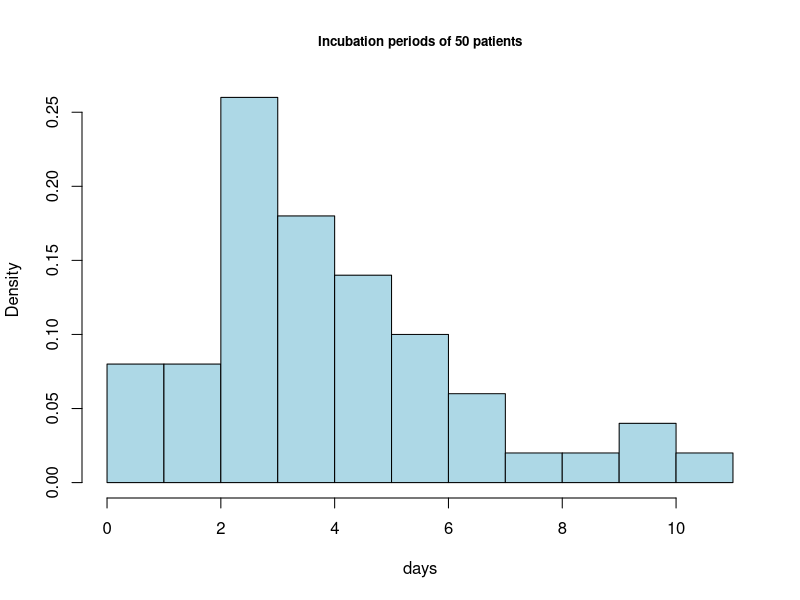
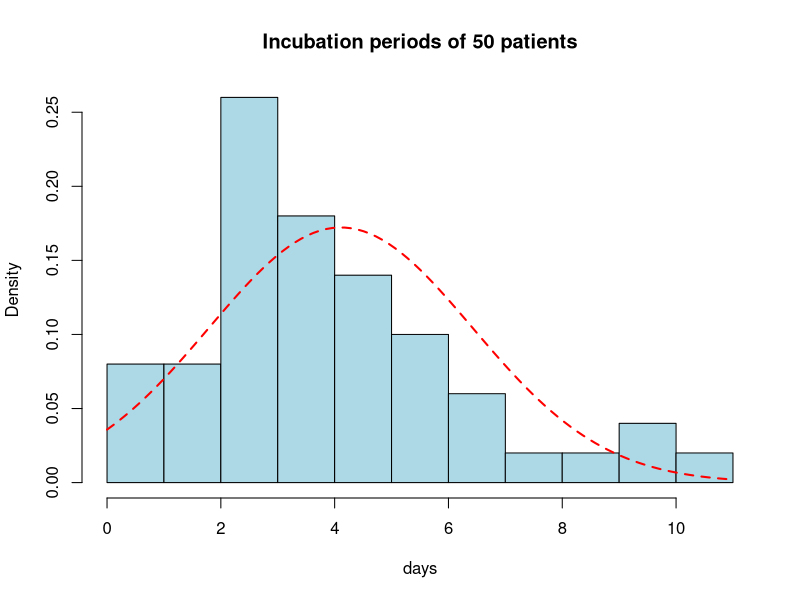
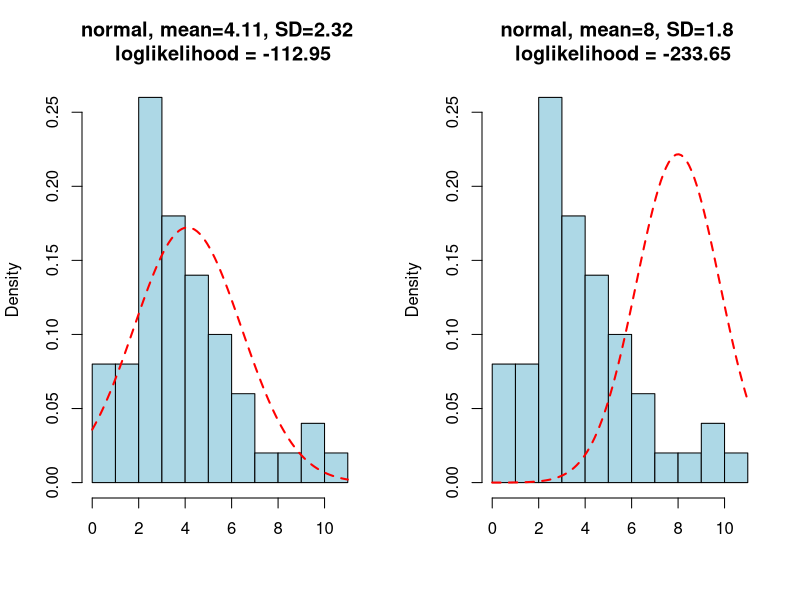
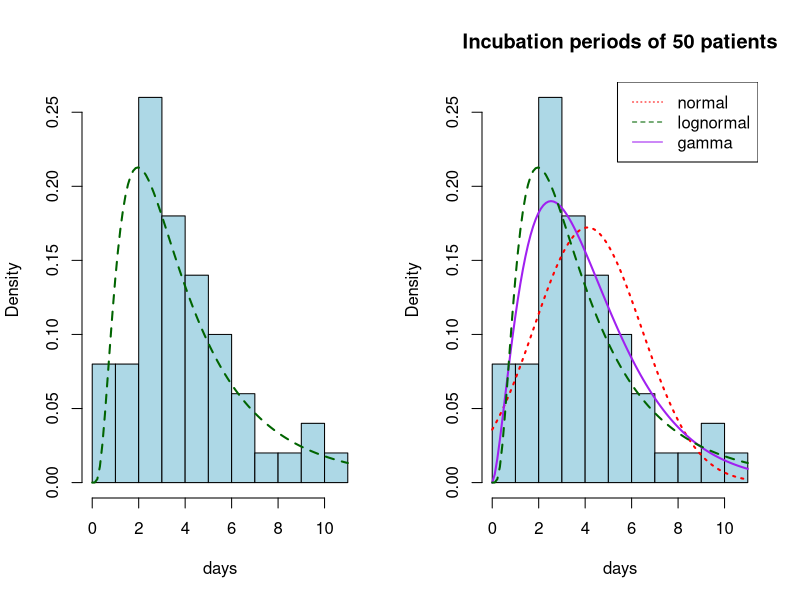

Generate these figures, in order, with R:
## ---- chunk 1
knitr::opts_chunk$set(fig.align='center',
                      fig.height=3,
                      fig.width=3,
                      out.width="0.9\\linewidth",
                      echo=T,
                      eval=T)
## ---- chunk 2
ncov_simple <- read.csv('nCoV_simple.csv')
# or:
# ncov_simple=read.csv(file.choose())
head(ncov_simple)
## ---- chunk 3
summary(ncov_simple$incubation)
## ---- chunk 4
#| code-fold: true
#| code-summary: "Show code"
hist(ncov_simple$incubation,main='Incubation periods of 50 patients',
     col='lightblue',freq = F,
     xlab='days',nclass=10,cex.main=0.8)
## ---- chunk 5
library('MASS')  #need to install first, if not installed
result=fitdistr(ncov_simple$incubation,'normal')
result$estimate
result$sd
result$loglik
## ---- chunk 6
hist(ncov_simple$incubation,
     main='Incubation periods of 50 patients',
     col='lightblue',prob=T,xlab='days',nclass=10)
curve(dnorm(x,mean=result$estimate[1],sd=result$estimate[2]),
      add=T,col='red',lwd=2,lty='dashed')
## ---- chunk 7
# "Hand calculation" of the log likelihood
log(prod(dnorm(ncov_simple$incubation,mean=8,sd=1.8)))
## ---- chunk 8
#| code-fold: true
#| code-summary: "Show code"
par(mfrow=c(1,2))
hist(ncov_simple$incubation,main='normal, mean=4.11, SD=2.32 \n loglikelihood = -112.95',
     col='lightblue',freq = F,
     xlab=NA,nclass=10)
curve(dnorm(x,mean=4.1076,sd=2.3166),
      add=T,col='red',lwd=2,lty='dashed')
hist(ncov_simple$incubation,main='normal, mean=8, SD=1.8 \n loglikelihood = -233.65',
     col='lightblue',freq = F,
     xlab=NA,nclass=10)
curve(dnorm(x,mean=8,sd=1.8),
      add=T,col='red',lwd=2,lty='dashed')
## ---- chunk 9
result=fitdistr(ncov_simple$incubation,'lognormal',lower=0.01)
result$estimate
## ---- chunk 10
hist(ncov_simple$incubation,main=NA,
     col='lightblue',prob=T,xlab='days',nclass=10)
curve(dlnorm(x,meanlog=result$estimate[1],sdlog=result$estimate[2]),
      add=T,col='darkgreen',lwd=2,lty='dashed')
## ---- chunk 11
# by hand
log(prod(dlnorm(ncov_simple$incubation,
                meanlog=result$estimate[1],sdlog=result$estimate[2])))
# in R
result$loglik
## ---- chunk 12
#| code-fold: true
#| code-summary: "Show code"
hist(ncov_simple$incubation,main='Incubation periods of 50 patients',
     col='lightblue',freq = F,
     xlab='days',nclass=10)
curve(dnorm(x,mean=4.1076,sd=2.3166),add=T,col='red',lwd=2,lty='dotted')
curve(dgamma(x,shape=2.61,rate=0.636),add=T,col='purple',lwd=2,lty='solid')
curve(dlnorm(x,meanlog=1.21,sdlog=0.73),add=T,col='darkgreen',lwd=2,lty='dashed')

legend('topright',legend =c('normal','lognormal','gamma'),
       col=c('red','darkgreen','purple'),
       lty=c('dotted','dashed','solid'))
